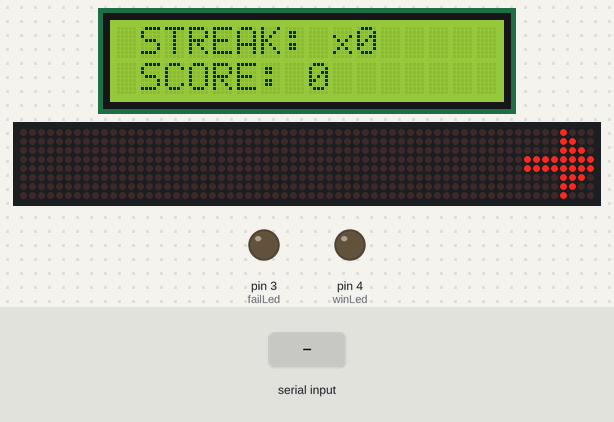
Recording of a sketch running on a simulated Arduino Uno, built with avr-gcc and run on an emulated ATmega328P. Shown: 16×2 character LCD, 64×8 LED matrix, output pins drawn as LEDs (lit = HIGH). Inputs (shaded band) come from the test bench. Random numbers use the default seed unless the sketch sets one; what the sketch prints to the serial monitor is not drawn.

Above: at 1.3 s.
1.4 s: "1\n" received over the second serial link
At 2.3 s:
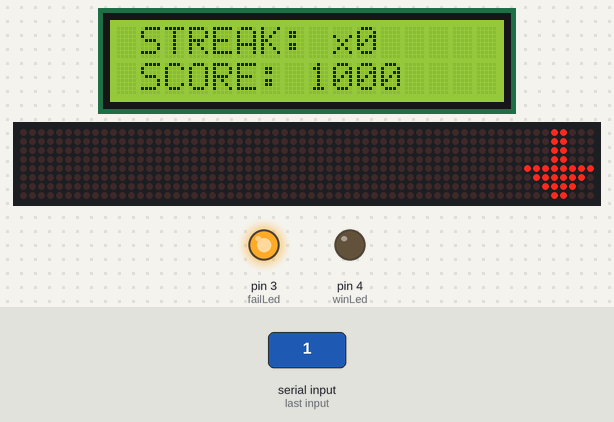
4.4 s: "90,45\n" received over the second serial link
At 6.4 s:
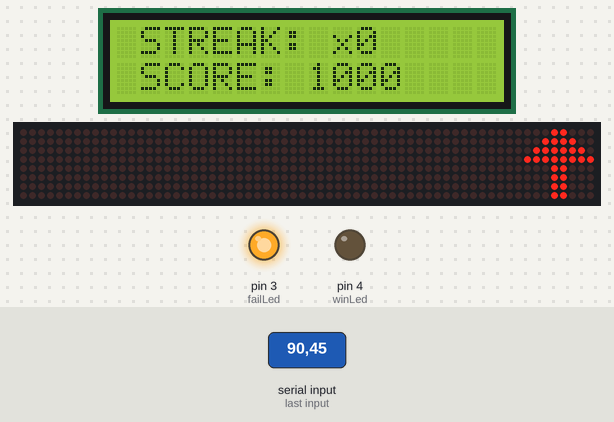
6.9 s: "90\n" received over the second serial link
At 8.1 s:
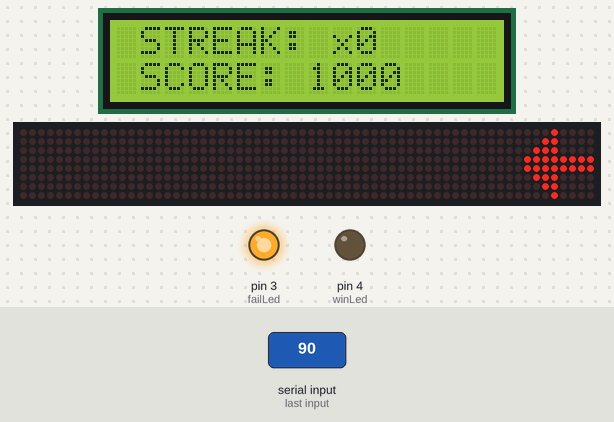
8.9 s: "30,150\n" received over the second serial link
At 9.9 s:
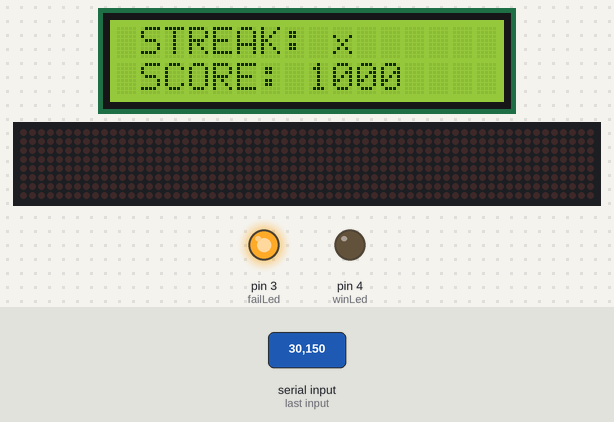
11.6 s: "2\n" received over the second serial link
At 12.4 s:
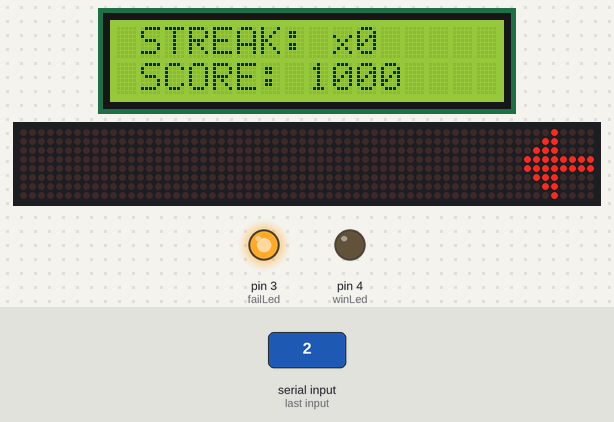
13.4 s: "3\n" received over the second serial link
At 13.59 s:
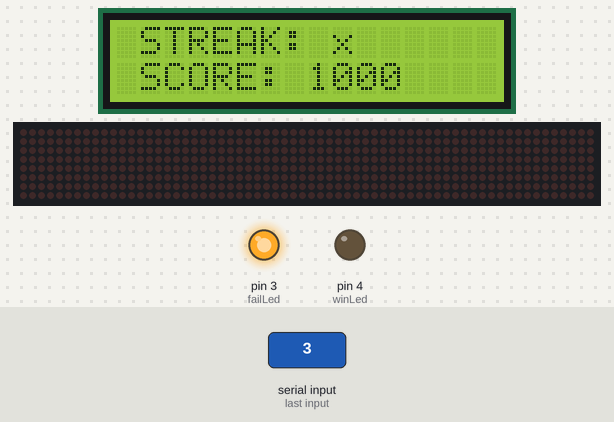
Timing chart, 0 to 16.2 s (numbered marks = the images above; inputs shaded):
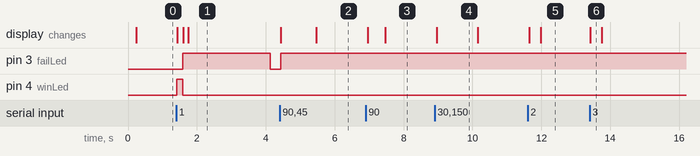

Measured:
- after the input at 1.4 s, pin 3 (failLed): LOW → HIGH after 0.19 s, → LOW 2.5 s later; pin 4 (winLed): LOW → HIGH at once, → LOW 0.17 s later; the display: first changes at once (image 1 shows a later state)
- after the input at 6.9 s, the display: first changes after 0.06 s (image 3 shows a later state)
- after the input at 8.9 s, the display: changes after 0.06 s (image 4)
- after the input at 11.6 s, the display: first changes after 0.05 s (image 5 shows a later state)
- after the input at 13.4 s, the display: changes at once (image 6)
- what the display in image 4 shows lasts 1.2 s, from 9.0 s to 10.2 s

The sketch:

Dance_Dance_Arduino.ino
```cpp
#include "Wire.h"
#include "LiquidCrystal_I2C.h"
#include <SoftwareSerial.h>
#include <LedControl.h>
#include <millisDelay.h>

// LCD variables
LiquidCrystal_I2C LCD(0x27, 16, 2); // définit le type d'ecran lcd 16 x 2

// Bluetooth variables
int TXPin = 6;
int RXPin = 7;
SoftwareSerial BT(TXPin, RXPin);

// LEDs variables
int failLed = 3;
int winLed = 4;

// Matrix variables
int DIN = 12;
int CS =  11;
int CLK = 10;
LedControl lc = LedControl(DIN, CLK, CS, 0);
int currentArrow[8][8];
int currentArrowNumber;
int arrowUp[8][8] = {
  {0, 0, 0, 0, 1, 0, 0, 0},
  {0, 0, 0, 0, 1, 1, 0, 0},
  {0, 0, 0, 0, 1, 1, 1, 0},
  {1, 1, 1, 1, 1, 1, 1, 1},
  {1, 1, 1, 1, 1, 1, 1, 1},
  {0, 0, 0, 0, 1, 1, 1, 0},
  {0, 0, 0, 0, 1, 1, 0, 0},
  {0, 0, 0, 0, 1, 0, 0, 0},
};
int arrowDown[8][8] = {
  {0, 0, 0, 1, 0, 0, 0, 0},
  {0, 0, 1, 1, 0, 0, 0, 0},
  {0, 1, 1, 1, 0, 0, 0, 0},
  {1, 1, 1, 1, 1, 1, 1, 1},
  {1, 1, 1, 1, 1, 1, 1, 1},
  {0, 1, 1, 1, 0, 0, 0, 0},
  {0, 0, 1, 1, 0, 0, 0, 0},
  {0, 0, 0, 1, 0, 0, 0, 0},
};
int arrowLeft[8][8] = {
  {0, 0, 0, 1, 1, 0, 0, 0},
  {0, 0, 1, 1, 1, 1, 0, 0},
  {0, 1, 1, 1, 1, 1, 1, 0},
  {1, 1, 1, 1, 1, 1, 1, 1},
  {0, 0, 0, 1, 1, 0, 0, 0},
  {0, 0, 0, 1, 1, 0, 0, 0},
  {0, 0, 0, 1, 1, 0, 0, 0},
  {0, 0, 0, 1, 1, 0, 0, 0},
};
int arrowRight[8][8] = {
  {0, 0, 0, 1, 1, 0, 0, 0},
  {0, 0, 0, 1, 1, 0, 0, 0},
  {0, 0, 0, 1, 1, 0, 0, 0},
  {0, 0, 0, 1, 1, 0, 0, 0},
  {1, 1, 1, 1, 1, 1, 1, 1},
  {0, 1, 1, 1, 1, 1, 1, 0},
  {0, 0, 1, 1, 1, 1, 0, 0},
  {0, 0, 0, 1, 1, 0, 0, 0},
};

// Timer variables
millisDelay timerArrows;
millisDelay timerLeds;
int speed = 5000;

String score = "0";
int streak = 0;

void setup(){
  Serial.begin(9600);
  randomSeed(analogRead(A1));

  // LCD setup
  LCD.init(); // initialisation de l'afficheur
  LCD.backlight();
  LCD.setCursor(1, 0);
  LCD.print("STREAK: x");
  LCD.setCursor(1, 1);
  LCD.print("SCORE:");

  // Bluetooth setup
  BT.begin(9600);

  // LEDs setup
  pinMode(failLed, OUTPUT);
  pinMode(winLed, OUTPUT);

  // Matrix setup
  lc.shutdown(0, false);
  lc.setIntensity(0, 15);
  lc.clearDisplay(0);
  lc.setIntensity(0, LOW);
  defineNewArrow();

  // Timer setup
  timerArrows.start(speed);
}

void loop(){
  LCD.setCursor(10, 0);
  LCD.print(streak);
  LCD.setCursor(8, 1);
  LCD.print(score);
  LCD.display();
  printMatrix();

  if (BT.available()) {
    checkInput(BT.read());
    // Serial.write(BT.read().toInt());
  }

  if (timerArrows.justFinished()) {
    // Serial.println("Timer Down");
    analogWrite(failLed, 255);
    defineNewArrow();
    streak = 0;
    speed += 200;
    LCD.setCursor(10, 0);
    LCD.print("      ");
    timerLeds.start(speed / 2);
    timerArrows.start(speed);
  }
  // Serial.print("Speed ");
  // Serial.println(speed);

  if (timerLeds.justFinished()) {
    analogWrite(winLed, 0);
    analogWrite(failLed, 0);
  }
}

void checkInput(int receivedInput) {
  analogWrite(winLed, 0);
  analogWrite(failLed, 0);

  Serial.println("------------------------------");

  if (receivedInput - 48 == currentArrowNumber) {
    speed -= 200;
    streak += 1;
    Serial.print("Score ");
    Serial.print(score);
    Serial.print(" + ");
    Serial.println((10000 - speed) * streak);
    score = score.toInt() + (1000 * streak);
    Serial.print("Final Score ");
    Serial.println(score);
    timerArrows.start(speed);
    timerLeds.start(speed / 2);
    analogWrite(winLed, 255);
  } else {
    streak = 0;
    speed += 200;
    LCD.setCursor(10, 0);
    LCD.print("      ");
    timerArrows.start(speed);
    timerLeds.start(speed / 2);
    analogWrite(failLed, 255);
  }
  defineNewArrow();
}

void defineNewArrow() {
  lc.clearDisplay(0);
  currentArrowNumber = random(1, 5);
  delay(100);
  switch (currentArrowNumber) {
    case 1:
      setCurrentArrow(arrowUp);
      break;
    case 2:
      setCurrentArrow(arrowDown);
      break;
    case 3:
      setCurrentArrow(arrowRight);
      break;
    case 4:
      setCurrentArrow(arrowLeft);
      break;
    default:
      break;
  }
}

void setCurrentArrow(int arrow[8][8]) {
  for (int i = 0; i < 8; i++) {
    for (int j = 0; j < 8; j++) {
      currentArrow[i][j] = arrow[i][j];
    }
  }
}

void printMatrix() {
  for(int i = 0; i < 8; i++) {
    for(int j = 0; j < 8; j++) {
      if (currentArrow[i][j] < 2) {
        lc.setLed(0, i, j, currentArrow[i][j]);
      } else {
        lc.setLed(0, i, j, 0);
      }
    }
  }
}
```
